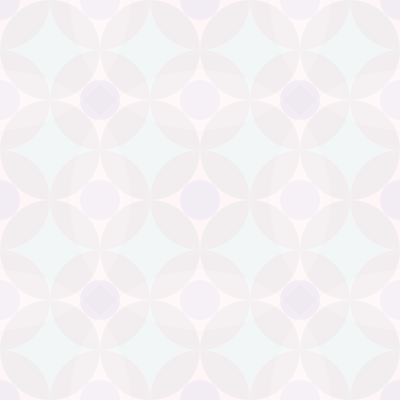
Frame 1 (no input)
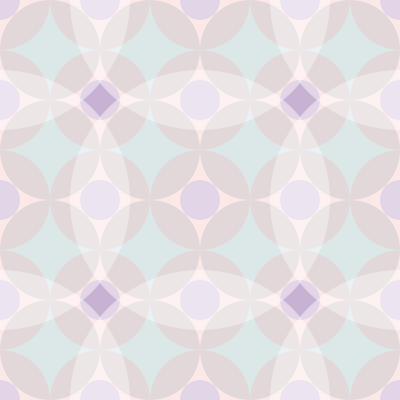
Frame 60 (the mouse pressed at the canvas centre just before this capture)
Frame 120 (the mouse held since frame 60 and released just before this capture): identical to frame 60, image omitted

The Processing sketch that drew these frames (run headless with seeded random() and noise(); from frame 60 on, the mouse is pressed at the canvas centre):

// Processing sketch: processing_40852
// ── processing_40852.pde

void setup() {
  size(400, 400);
  background(255);
  smooth();
  noStroke();
}

void draw() {
  fill(255, 40);
  rect(0, 0, width, height);


  for (int x = 100; x < 800; x = x+100) {
    for (int y = 50; y < 800; y = y+100) {
      fill(#356D81, 20);
      noStroke();
      ellipse(x-50, y, 100, 100);
    }
  }


  for (int x = 0; x < 800; x = x+100) {
    for (int y = 0; y < 800; y = y+100) {
      fill(#F57979, 20);
      noStroke();
      ellipse(x, y, 100, 100);
    }
  }


  for (int x = 0; x < 800; x = x+100) {
    for (int y = 0; y < 800; y = y+100) {
      fill(#4565D6, 20);
      noStroke();
      ellipse(x, y, 40, 40);
    }
  }

  for (int x = 0; x < 800; x = x+200) {
    for (int y = 0; y < 800; y = y+200) {
      fill(255,50);
      ellipse(x, y, 260, 260);
    }
  }
}
